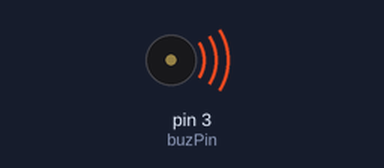
Simulated run of this sketch. Board: Arduino Uno, built with avr-gcc and run on an emulated ATmega328P. Shown: buzzer (waves = sounding).

Above: at 0.15 s.
Timing chart, 0 to 9.4 s (numbered marks = the images above):
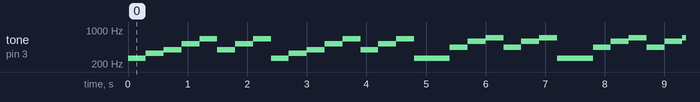

Measured:
- by itself, tone on pin 3 (buzPin): plays 261 Hz for 0.30 s, 329 Hz for 0.30 s, 392 Hz for 0.30 s, 523 Hz for 0.30 s, 659 Hz for 0.30 s, 392 Hz for 0.30 s … (434 notes in this stretch)

The sketch:

CamperSamSong.ino
```cpp
int buzPin = 3;
void setup() {
  // put your setup code here, to run once:
   pinMode(buzPin, OUTPUT);
}

void loop() {
  // put your main code here, to run repeatedly:
  tone(buzPin, 261.63, 300);
  delay(300);
  tone(buzPin, 329.63, 300);
  delay(300);
  tone(buzPin, 392.00, 300);
  delay(300);
  tone(buzPin, 523.25, 300);
  delay(300);
  tone(buzPin, 659.25, 300);
  delay(300);
  tone(buzPin, 392.00, 300);
  delay(300);
  tone(buzPin, 523.25, 300);
  delay(300);
  tone(buzPin, 659.25, 300);
  delay(300);
  tone(buzPin, 261.63, 300);
  delay(300);
  tone(buzPin, 329.63, 300);
  delay(300);
  tone(buzPin, 392.00, 300);
  delay(300);
  tone(buzPin, 523.25, 300);
  delay(300);
  tone(buzPin, 659.25, 300);
  delay(300);
  tone(buzPin, 392.00, 300);
  delay(300);
  tone(buzPin, 523.25, 300);
  delay(300);
  tone(buzPin, 659.25, 300);
  delay(300);
  tone(buzPin, 261.63, 300);
  delay(300);
  tone(buzPin, 263.66, 300);
  delay(300);
  tone(buzPin, 440.00, 300);
  delay(300);
  tone(buzPin, 587.33, 300);
  delay(300);
  tone(buzPin, 698.46, 300);
  delay(300);
  tone(buzPin, 440.00, 300);
  delay(300);
  tone(buzPin, 587.33, 300);
  delay(300);
  tone(buzPin, 698.46, 300);
  delay(300);
  tone(buzPin, 261.63, 300);
  delay(300);
  tone(buzPin, 263.66, 300);
  delay(300);
  tone(buzPin, 440.00, 300);
  delay(300);
  tone(buzPin, 587.33, 300);
  delay(300);
  tone(buzPin, 698.46, 300);
  delay(300);
  tone(buzPin, 440.00, 300);
  delay(300);
  tone(buzPin, 587.33, 300);
  delay(300);
  tone(buzPin, 698.46, 300);
  delay(300);
  tone(buzPin, 246.94, 300);
  delay(300);
  tone(buzPin, 293.66, 300);
  delay(300);
  tone(buzPin, 392.00, 300);
  delay(300);
  tone(buzPin, 587.33, 300);
  delay(300);
  tone(buzPin, 698.46, 300);
  delay(300);
  tone(buzPin, 392.00, 300);
  delay(300);
  tone(buzPin, 587.33, 300);
  delay(300);
  tone(buzPin, 698.46, 300);
  delay(300);
  tone(buzPin, 246.94, 300);
  delay(300);
  tone(buzPin, 293.66, 300);
  delay(300);
  tone(buzPin, 392.00, 300);
  delay(300);
  tone(buzPin, 587.33, 300);
  delay(300);
  tone(buzPin, 698.46, 300);
  delay(300);
  tone(buzPin, 392.00, 300);
  delay(300);
  tone(buzPin, 587.33, 300);
  delay(300);
  tone(buzPin, 698.46, 300);
  delay(300);


}
```
